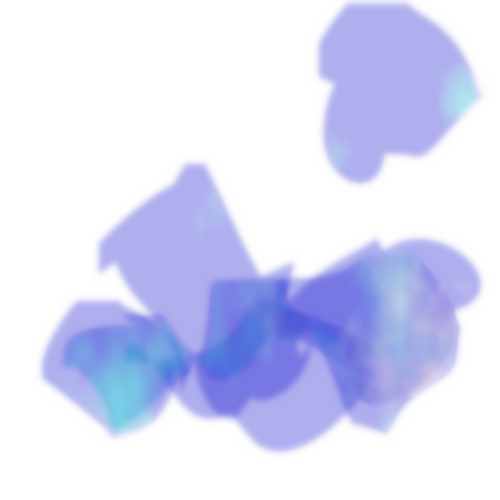
Frame 1 (no input)
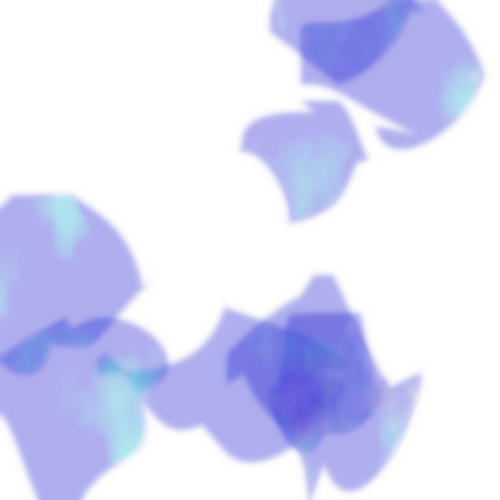
Frame 2 (the mouse pressed at the canvas centre, redrawn once)

The Processing sketch that drew these frames (run headless with seeded random() and noise(); the mouse was pressed at the canvas centre and the sketch redrawn once):

// Processing sketch: processing_82919
// ── processing_82919.pde


Bioform [] bf;
int num = 8;  //number of shapes

PGraphics graphics;

float xnoise;
float ynoise;
float inc;
PGraphics graphics2;



void setup() {
  background(#FFFFFF);
  size(500, 500);
  noLoop();
  bf = new Bioform[num];
  for (int i=0;i<num;i++) {
    bf[i]=new Bioform(random(width/5, width/2), random(height/5, height/2)); //size of shapes
    scale(.6, .6);
  }
  colorMode(HSB, 360, 100, 100);
}



void draw() {

  background(#FFFFFF);
  smooth();
  noStroke();

  float xnoise = 0.0;
  float ynoise = 0.0;
  float inc = 0.01;



  graphics2 = createGraphics(2*width, 2*height, JAVA2D);

  for (int i=0;i<num;i++) {
    bf[i].go(random(-width/10, (2*width)/3), random(-height/10, (2*height)/3)); //field dimensions where the shapes appear
  }

  graphics2.beginDraw();
  graphics2.colorMode(HSB, 360, 100, 100);
  for (int y = 0; y<height;y++) {
    for (int x=0;x<width;x++) { // have a good time playing with the following as well as multipliers of xnoise and ynoise for col, bright, and sat
      float col = map(noise(xnoise, ynoise), 0, 1, 0, 255);  //last two numbers are range of hues
      float bright = map(noise(xnoise*1.5, ynoise), 0, 1, 20, 120);  //last two numbers are range of brightness
      float sat = map(noise(xnoise*.5, ynoise*.5), 0, 1, 0, 100); //last two numbers are range of saturation
      graphics2.stroke(col, sat, bright);
      graphics2.point(x, y);
      xnoise = xnoise + inc;
    }
    xnoise = 0;
    ynoise = ynoise+inc;
  }
  graphics2.endDraw();
  
  filter(BLUR, 3);
  
  blend(graphics2, 0, 0, width, height, 0, 0, width, height, LIGHTEST);
}
class Bioform {
  PGraphics graphics;
  color colour;
  float [] p1x;
  float [] p1y;
  float [] p2x;
  float [] p2y;
  float [] c1x;
  float [] c1y;
  float [] c2x;
  float [] c2y;



  Bioform(float w, float h) {  

    graphics = createGraphics((int)(1.5*w), (int)(1.5*h), JAVA2D);
    p1x = new float[4];
    p1x[0] = w/2+random(-w/8, w/8);
    p1x[1] = w+random(-w/8, w/8);
    p1x[2] =  w/2+random(-w/8, w/8);
    p1x[3] = random(-w/8, w/8);

    p1y = new float[4];
    p1y[0] = random(-h/8, h/8);
    p1y[1] = h/2+random(-h/8, h/8);
    p1y[2] = h+random(-h/8, h/8);
    p1y[3] = h/2+random(-h/8, h/8);


    p2x = new float[4];
    p2x[0] =  w+random(-w/8, w/8);
    p2x[1] =  w/2+random(-w/8, w/8);
    p2x[2] = random(-w/8, w/8);
    p2x[3] = w/2+random(-w/8, w/8);

    p2y = new float[4];
    p2y[0] = h/2+random(-h/8, h/8);
    p2y[1] = h+random(-h/8, h/8);
    p2y[2] = h/2+random(-h/8, h/8);
    p2y[3] = 0+random(-h/8, h/8);


    c1x = new float[4];
    c1x[0] = (3*w)/4+random(-w/3, w/3);
    c1x[1] = w+random(-w/3, w/3);
    c1x[2] = w/4+random(-w/3, w/3);
    c1x[3] = random(-w/3, w/3);

    c1y = new float[4];
    c1y[0] = random(-h/3, h/3);
    c1y[1] = (3*h)/4+random(-h/3, h/3);
    c1y[2] = h+random(-h/3, h/3);
    c1y[3] = h/4+random(-h/3, h/3);



    c2x = new float[4];
    c2x[0] = w+random(-w/3, w/3);
    c2x[1] = (3*w)/4+random(-w/3, w/3);
    c2x[2] = random(-w/3, w/3);
    c2x[3] = w/4+random(-w/3, w/3);

    c2y = new float[4];
    c2y[0] = h/4+random(-w/3, w/3);
    c2y[1] = h+random(-w/3, w/3);
    c2y[2] = (3*h)/4+random(-w/3, w/3);
    c2y[3] = random(-w/3, w/3);



    colour = color(#0000cc, 80);
    appear();
  }


  void appear() {
    graphics.beginDraw();
    graphics.smooth();
    graphics.noStroke();
    graphics.colorMode(HSB, 360, 100, 100);
    graphics.fill(colour);
    graphics.beginShape();
    graphics.vertex(p1x[0], p1y[0]);
    for (int i=0;i<4;i++) {

      graphics.vertex(p1x[i], p1y[i]);
      graphics.bezierVertex(c1x[i], c1y[i], c2x[i], c2y[i], p2x[i], p2y[i]);
    }


    graphics.endShape();



    graphics.endDraw();
  }


  void go(float x, float y) {
    image(graphics, x, y);
  }
}



void mousePressed()
{

  redraw();
}
